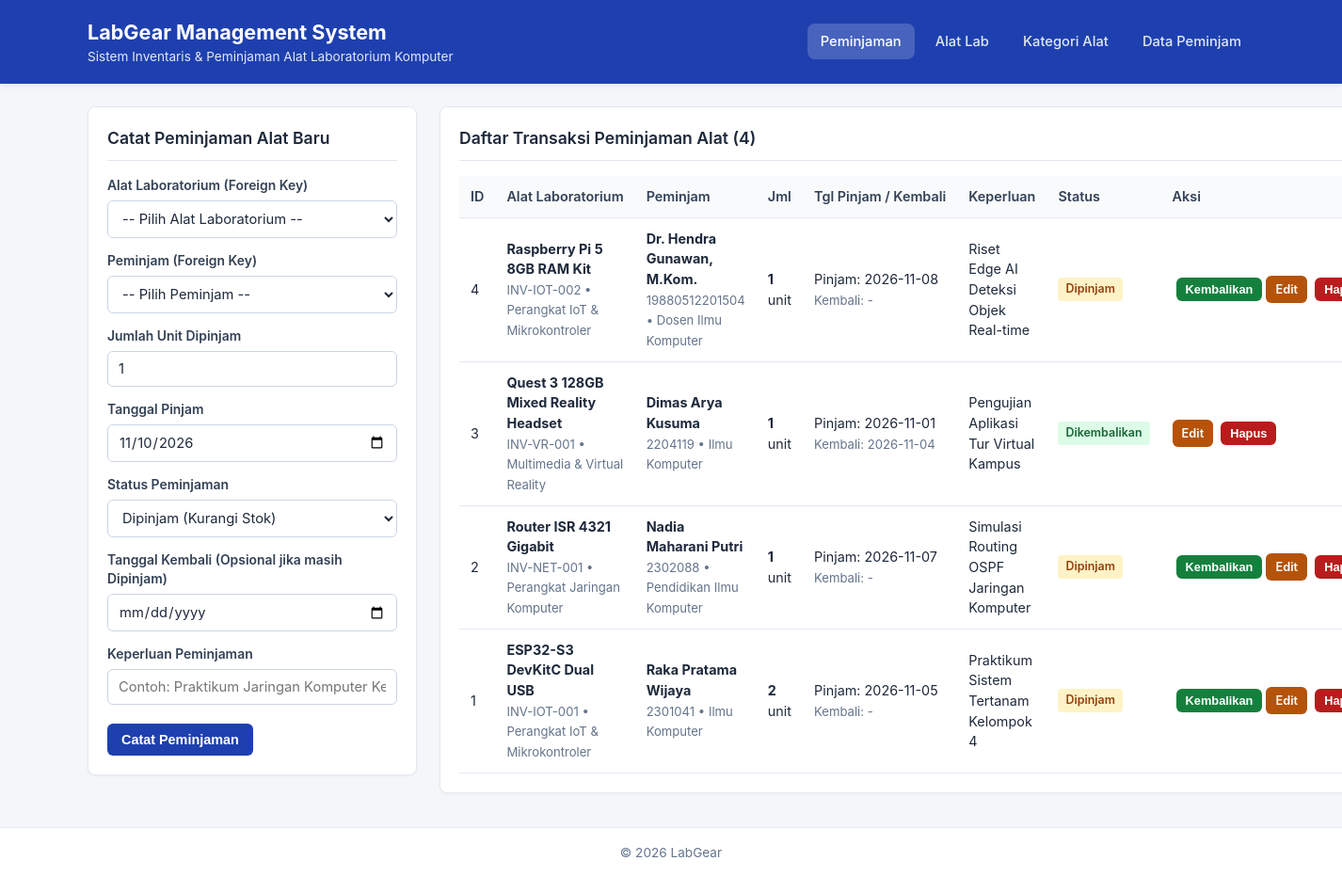
The page / on the database its author committed.
### tables this page shows
CREATE TABLE `borrowings` (
  `id` INT UNSIGNED NOT NULL AUTO_INCREMENT,
  `equipment_id` INT UNSIGNED NOT NULL,
  `borrower_id` INT UNSIGNED NOT NULL,
  `quantity` INT UNSIGNED NOT NULL DEFAULT 1,
  `borrow_date` DATE NOT NULL,
  `return_date` DATE DEFAULT NULL,
  `status` ENUM('Dipinjam', 'Dikembalikan') NOT NULL DEFAULT 'Dipinjam',
  `purpose` VARCHAR(200) NOT NULL,
  PRIMARY KEY (`id`),
  KEY `idx_borrowings_equipment_id` (`equipment_id`),
  KEY `idx_borrowings_borrower_id` (`borrower_id`),
  CONSTRAINT `fk_borrowings_equipment`
    FOREIGN KEY (`equipment_id`) REFERENCES `equipments` (`id`)
    ON DELETE RESTRICT
    ON UPDATE CASCADE,
  CONSTRAINT `fk_borrowings_borrower`
    FOREIGN KEY (`borrower_id`) REFERENCES `borrowers` (`id`)
    ON DELETE RESTRICT
    ON UPDATE CASCADE
);

CREATE TABLE `equipments` (
  `id` INT UNSIGNED NOT NULL AUTO_INCREMENT,
  `category_id` INT UNSIGNED NOT NULL,
  `asset_code` VARCHAR(30) NOT NULL,
  `equipment_name` VARCHAR(120) NOT NULL,
  `brand` VARCHAR(80) NOT NULL,
  `stock` INT UNSIGNED NOT NULL DEFAULT 0,
  `item_condition` ENUM('Baik', 'Perlu Kalibrasi', 'Rusak Ringan') NOT NULL DEFAULT 'Baik',
  PRIMARY KEY (`id`),
  UNIQUE KEY `uq_equipments_asset_code` (`asset_code`),
  KEY `idx_equipments_category_id` (`category_id`),
  CONSTRAINT `fk_equipments_category`
    FOREIGN KEY (`category_id`) REFERENCES `categories` (`id`)
    ON DELETE RESTRICT
    ON UPDATE CASCADE
);

CREATE TABLE `categories` (
  `id` INT UNSIGNED NOT NULL AUTO_INCREMENT,
  `category_code` VARCHAR(20) NOT NULL,
  `category_name` VARCHAR(100) NOT NULL,
  `lab_room` VARCHAR(60) NOT NULL,
  `description` VARCHAR(255) NOT NULL,
  PRIMARY KEY (`id`),
  UNIQUE KEY `uq_categories_code` (`category_code`)
);

CREATE TABLE `borrowers` (
  `id` INT UNSIGNED NOT NULL AUTO_INCREMENT,
  `identity_number` VARCHAR(30) NOT NULL,
  `full_name` VARCHAR(120) NOT NULL,
  `study_program` VARCHAR(80) NOT NULL,
  `email` VARCHAR(120) NOT NULL,
  `phone` VARCHAR(25) NOT NULL,
  PRIMARY KEY (`id`),
  UNIQUE KEY `uq_borrowers_identity` (`identity_number`),
  UNIQUE KEY `uq_borrowers_email` (`email`)
);

### index.php (called while the page is built, shortened)
<?php
require_once __DIR__ . '/config/bootstrap.php';
$allowedPages = [
    'borrowings' => __DIR__ . '/view/borrowings.php',
    'equipments' => __DIR__ . '/view/equipments.php',
    'categories' => __DIR__ . '/view/categories.php',
    'borrowers'  => __DIR__ . '/view/borrowers.php',
];
$requestedPage = isset($_GET['page']) && is_string($_GET['page']) ? $_GET['page'] : 'borrowings';
$currentPage = array_key_exists($requestedPage, $allowedPages) ? $requestedPage : 'borrowings';
try {
    $database = new Database();
    $pdo = $database->getConnection();
    $equipmentRepo = new Equipment($pdo);
    $borrowingRepo = new Borrowing($pdo, $equipmentRepo);
} catch (Throwable $e) {
    $dbError = 'Koneksi ke database gagal. Pastikan MySQL aktif dan file database/db_lab_gear.sql sudah di-import.';
}
require $allowedPages[$currentPage];

### config/helpers.php (called while the page is built, shortened)
<?php
function e(mixed $value): string
{
    return htmlspecialchars((string) ($value ?? ''), ENT_QUOTES | ENT_SUBSTITUTE, 'UTF-8');
}

### config/bootstrap.php (called while the page is built, shortened)
<?php
require_once __DIR__ . '/helpers.php';
spl_autoload_register(static function (string $className): void {
    $safeName = basename(str_replace('\\', '/', $className));
    $filePath = dirname(__DIR__) . '/class/' . $safeName . '.php';
});

### class/Borrowing.php (called while the page is built, shortened)
<?php
final class Borrowing extends BaseRepository
{
    public function findAll(): array
    {
        $sql = 'SELECT br.*,
                       e.asset_code,
                       e.equipment_name,
                       e.stock AS current_stock,
                       c.category_name,
                       bw.identity_number,
                       bw.full_name AS borrower_name,
                       bw.study_program
                FROM `borrowings` br
                INNER JOIN `equipments` e ON br.equipment_id = e.id
                INNER JOIN `categories` c ON e.category_id = c.id
                INNER JOIN `borrowers` bw ON br.borrower_id = bw.id
                ORDER BY br.id DESC';
        $rows = $this->run($sql)->fetchAll();
        return $rows;
    }
}

### class/BaseRepository.php (called while the page is built, shortened)
<?php
abstract class BaseRepository implements CrudRepository
{
    protected PDO $db;
    public function __construct(PDO $db)
    {
        $this->db = $db;
    }
    protected function run(string $sql, array $params = []): PDOStatement
    {
        $stmt = $this->db->prepare($sql);
        $stmt->execute($params);
        return $stmt;
    }
}

### view/borrowings.php (the view, shortened to what this page needs)
<?php
$borrowings = [];
$equipments = [];
$borrowers = [];
$editingBorrowing = null;
if ($borrowingRepo !== null && $equipmentRepo !== null && $borrowerRepo !== null) {
    try {
        $borrowings = $borrowingRepo->findAll();
        $equipments = $equipmentRepo->findAll();
        $borrowers = $borrowerRepo->findAll();
    } catch (Throwable $e) {
        $dbError = translateException($e);
    }
}
$isEdit = $editingBorrowing !== null;
$hasEquipments = !empty($equipments);
$hasBorrowers = !empty($borrowers);
$canSubmit = $hasEquipments && $hasBorrowers;
require_once __DIR__ . '/header.php';
?>
<section class="grid-layout">
    <div class="card">
        <h2 class="card-title"><?= $isEdit ? 'Edit Transaksi Peminjaman' : 'Catat Peminjaman Alat Baru' ?></h2>
        <form method="post" action="index.php?page=borrowings" class="form-stack">
            <div class="form-group">
                <label for="equipment_id">Alat Laboratorium (Foreign Key)</label>
                <select id="equipment_id" name="equipment_id" required <?= !$canSubmit ? 'disabled' : '' ?>>
                    <option value="">-- Pilih Alat Laboratorium --</option>
                </select>
            </div>
            <div class="form-group">
                <label for="borrower_id">Peminjam (Foreign Key)</label>
                <select id="borrower_id" name="borrower_id" required <?= !$canSubmit ? 'disabled' : '' ?>>
                    <option value="">-- Pilih Peminjam --</option>
                </select>
            </div>
            <div class="form-group">
                <label for="quantity">Jumlah Unit Dipinjam</label>
                <input type="number" id="quantity" name="quantity" min="1" max="100" required
                       value="<?= e($editingBorrowing['quantity'] ?? 1) ?>">
            </div>
            <div class="form-group">
                <label for="borrow_date">Tanggal Pinjam</label>
                <input type="date" id="borrow_date" name="borrow_date" required
                       value="<?= e($editingBorrowing['borrow_date'] ?? date('Y-m-d')) ?>">
            </div>
            <div class="form-group">
                <label for="status">Status Peminjaman</label>
                <select id="status" name="status" required>
                    <?php
                    $currentStatus = (string) ($editingBorrowing['status'] ?? Borrowing::STATUS_BORROWED);
                    ?>
                    <option value="<?= e(Borrowing::STATUS_BORROWED) ?>" <?= $currentStatus === Borrowing::STATUS_BORROWED ? 'selected' : '' ?>>
                        Dipinjam (Kurangi Stok)
                    </option>
                </select>
            </div>
            <div class="form-group">
                <label for="return_date">Tanggal Kembali (Opsional jika masih Dipinjam)</label>
                <input type="date" id="return_date" name="return_date"
                       value="<?= e($editingBorrowing['return_date'] ?? '') ?>">
            </div>
            <div class="form-group">
                <label for="purpose">Keperluan Peminjaman</label>
                <input type="text" id="purpose" name="purpose" maxlength="200" required
                       placeholder="Contoh: Praktikum Jaringan Komputer Kelompok 2"
                       value="<?= e($editingBorrowing['purpose'] ?? '') ?>">
            </div>
            <div class="form-actions">
                <button type="submit" class="btn btn-primary" <?= !$canSubmit ? 'disabled' : '' ?>>
                    <?= $isEdit ? 'Simpan Perubahan' : 'Catat Peminjaman' ?>
                </button>
            </div>
        </form>
    </div>
    <div class="card">
        <h2 class="card-title">Daftar Transaksi Peminjaman Alat (<?= count($borrowings) ?>)</h2>
        <div class="table-responsive">
            <table class="data-table">
                <thead>
                    <tr>
                        <th>ID</th>
                        <th>Alat Laboratorium</th>
                        <th>Peminjam</th>
                        <th>Jml</th>
                        <th>Tgl Pinjam / Kembali</th>
                        <th>Keperluan</th>
                        <th>Status</th>
                        <th>Aksi</th>
                    </tr>
                </thead>
                <tbody>
                    <?php if (empty($borrowings)): ?>
                        <tr>
                            <td colspan="8" class="empty-row">Belum ada transaksi peminjaman alat.</td>
                        </tr>
                    <?php else: ?>
                        <?php foreach ($borrowings as $br): ?>
                            <?php $isBorrowed = ((string) $br['status']) === Borrowing::STATUS_BORROWED; ?>
                            <tr>
                                <td><?= e($br['id']) ?></td>
                                <td>
                                    <strong><?= e($br['equipment_name']) ?></strong><br>
                                    <small class="text-muted"><?= e($br['asset_code']) ?> &bull; <?= e($br['category_name']) ?></small>
                                </td>
                                <td>
                                    <strong><?= e($br['borrower_name']) ?></strong><br>
                                    <small class="text-muted"><?= e($br['identity_number']) ?> &bull; <?= e($br['study_program']) ?></small>
                                </td>
                                <td><strong><?= e($br['quantity']) ?></strong> unit</td>
                                <td>
                                    <div>Pinjam: <?= e($br['borrow_date']) ?></div>
                                    <small class="text-muted">
                                        Kembali: <?= $br['return_date'] !== null ? e($br['return_date']) : '-' ?>
                                    </small>
                                </td>
                                <td><?= e($br['purpose']) ?></td>
                                <td>
                                    <span class="badge <?= $isBorrowed ? 'badge-warning' : 'badge-success' ?>">
                                        <?= e($br['status']) ?>
                                    </span>
                                </td>
                                <td class="actions-cell">
                                    <?php if ($isBorrowed): ?>
                                        <form method="post" action="index.php?page=borrowings" class="inline-form"
                                              onsubmit="return confirm('Tandai alat <?= e($br['equipment_name']) ?> sudah dikembalikan oleh <?= e($br['borrower_name']) ?>?');">
                                            <button type="submit" class="btn btn-sm btn-success">Kembalikan</button>
                                        </form>
                                    <?php endif; ?>
                                    <a href="index.php?page=borrowings&amp;edit=<?= e($br['id']) ?>" class="btn btn-sm btn-warning">Edit</a>
                                    <form method="post" action="index.php?page=borrowings" class="inline-form"
                                          onsubmit="return confirm('Yakin ingin menghapus data peminjaman ini?');">
                                        <button type="submit" class="btn btn-sm btn-danger">Hapus</button>
                                    </form>
                                </td>
                            </tr>
                        <?php endforeach; ?>
                    <?php endif; ?>
                </tbody>
            </table>
        </div>
    </div>
</section>
<?php
require_once __DIR__ . '/footer.php';

### rows shown on the page
borrowings: id "4", equipment.equipment_name "Raspberry Pi 5 8GB RAM Kit", equipment.asset_code "INV-IOT-002", categories.category_name "Perangkat IoT & Mikrokontroler", borrower.full_name "Dr. Hendra Gunawan, M.Kom.", borrower.identity_number "19880512201504", borrower.study_program "Dosen Ilmu Komputer", quantity "1", borrow_date "2026-11-08", purpose "Riset Edge AI Deteksi Objek Real-time", status "Dipinjam"
borrowings: id "3", equipment.equipment_name "Quest 3 128GB Mixed Reality Headset", equipment.asset_code "INV-VR-001", categories.category_name "Multimedia & Virtual Reality", borrower.full_name "Dimas Arya Kusuma", borrower.identity_number "2204119", borrower.study_program "Ilmu Komputer", quantity "1", borrow_date "2026-11-01", return_date "2026-11-04", purpose "Pengujian Aplikasi Tur Virtual Kampus", status "Dikembalikan"
borrowings: id "2", equipment.equipment_name "Router ISR 4321 Gigabit", equipment.asset_code "INV-NET-001", categories.category_name "Perangkat Jaringan Komputer", borrower.full_name "Nadia Maharani Putri", borrower.identity_number "2302088", borrower.study_program "Pendidikan Ilmu Komputer", quantity "1", borrow_date "2026-11-07", purpose "Simulasi Routing OSPF Jaringan Komputer", status "Dipinjam"
borrowings: id "1", equipment.equipment_name "ESP32-S3 DevKitC Dual USB", equipment.asset_code "INV-IOT-001", categories.category_name "Perangkat IoT & Mikrokontroler", borrower.full_name "Raka Pratama Wijaya", borrower.identity_number "2301041", borrower.study_program "Ilmu Komputer", quantity "2", borrow_date "2026-11-05", purpose "Praktikum Sistem Tertanam Kelompok 4", status "Dipinjam"

### other values the page prints
count($borrowings) "4"
